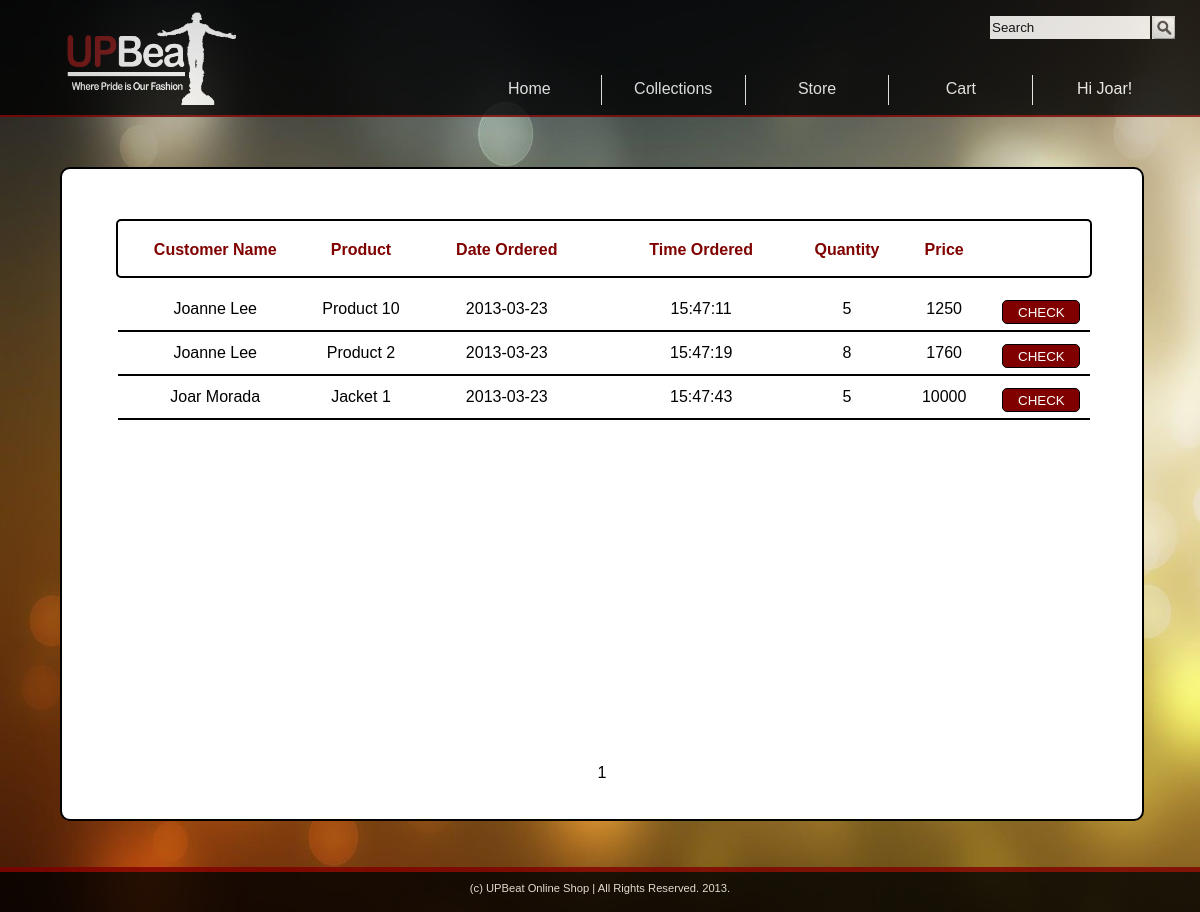
Page /upbeat.com/vieworders.php?start=0&page=1 (signed in) on the committed database.
### tables this page shows
CREATE TABLE IF NOT EXISTS `orderr` (
  `id` int(6) unsigned NOT NULL AUTO_INCREMENT,
  `prod_id` int(5) NOT NULL,
  `custom_id` int(6) NOT NULL,
  `quantity` int(10) NOT NULL,
  `price` int(20) NOT NULL,
  `is_delivered` text NOT NULL,
  `date_ordered` date NOT NULL,
  `time_ordered` time NOT NULL,
  PRIMARY KEY (`id`)
);

CREATE TABLE IF NOT EXISTS `customer` (
  `id` int(6) unsigned NOT NULL AUTO_INCREMENT,
  `fname` varchar(50) NOT NULL,
  `lname` varchar(20) NOT NULL,
  `username` varchar(20) NOT NULL,
  `email` varchar(50) NOT NULL,
  `address` varchar(50) NOT NULL,
  `contact` decimal(11,0) NOT NULL,
  `password` varchar(50) NOT NULL,
  `type` varchar(20) NOT NULL,
  PRIMARY KEY (`id`)
);

CREATE TABLE IF NOT EXISTS `product` (
  `id` int(5) unsigned NOT NULL AUTO_INCREMENT,
  `code` varchar(10) NOT NULL,
  `image` varchar(100) NOT NULL,
  `description` text NOT NULL,
  `gender_type` enum('Male','Female') NOT NULL,
  `shirt_type` enum('Jacket','T-Shirt') NOT NULL,
  `available` varchar(10) NOT NULL,
  PRIMARY KEY (`id`)
);

### upbeat.com/products.php (called while the page is built, shortened)
<?php
	$ordersarray = mysql_query("SELECT COUNT(id) from orderr where is_delivered = 'NO'");
	$totalorders = mysql_fetch_array($ordersarray);
	$orders = $totalorders[0];
	if ($orders%10 == 0) $orderpages = ($orders/10)%(($orders/10)+1);
	else $orderpages = ($orders/10)%(($orders/10)+1)+1;
?>

### upbeat.com/vieworders.php (the view, shortened to what this page needs)
<?php
	include("products.php");
	$first = $_GET['start'];
	$spage = $_GET['page'];
	$orderlist = array();
	$customlist = array();
	$productlist = array();
	$result = mysql_query("SELECT * from orderr where is_delivered = 'NO'");
	$numorders = 0;
	while ($row = mysql_fetch_array($result, MYSQL_NUM))
	{
		$numorders++;
		array_push($orderlist, $row[0]);
		array_push($customlist, $row[2]);
		array_push($productlist, $row[1]);
	}
?>
<html>
	<head>
		<link rel = "stylesheet" type = "text/css" href = "CSS/local.css">
		<link rel = "stylesheet" type = "text/css" href = "CSS/order.css">
	</head>
	<body>
		<div id = 'header'>
			<form name = 'searchform' method = 'post' action = 'store.php?cat=search&start=0&page=1'>
				<div id = 'srchline'>
					<input id = 'sbutton' type = 'submit' name = 'sbutton' value = ''/>
					<input id = 'stxtbox' type = 'text' name = 'stxtbox' value = 'Search' />
				</div>
			</form>
			<div id = 'menuline'>
				<ul id = 'menulist'>
					<li id = 'last'>
						<?php
							if (isset($_SESSION['uname'])){ echo "Hi ".$_SESSION['fname']."!";}
							else echo "Log in";
						?>
					</li>
					<li><a class = 'link' href = 'viewcart.php'>Cart</a></li>
					<li><a class = 'link' href = 'store.php?cat=all&start=0&page=1'>Store</a></li>
					<li><a class = 'link' href = 'collections.php'>Collections</a></li>
					<li id = 'home'>
						<?php
							if(isset($_SESSION['type']))
							{
								if(strcmp($_SESSION['type'], "administrator") == 0)
									echo "<a class = 'link' href = 'admin.php'>Home</a>";
								else echo "<a class = 'link' href = 'home.php'>Home</a>";
							}
							else echo "<a class = 'link' href = 'home.php'>Home</a>";
						?>
					</li>
				</ul>
			</div>
			<div id = 'logo'></div>
		</div>
		<div id = 'maincontent'>
			<div id = 'customlist'>
				<?php
					echo "
						<ul class = 'topline'>
							<li>Customer Name</li>
							<li class = 'smallcol'>Product</li>
							<li>Date Ordered</li>
							<li>Time Ordered</li>
							<li class = 'smallcol'>Quantity</li>
							<li class = 'smallcol'>Price</li>
						</ul>
					";
					if ($spage == $orderpages) $limit = $first+($orders%10);
					else $limit = $first+10;
					if($numorders > 0){
					for ($i = $first; $i < $limit; $i++)
					{
						$result1 = mysql_query("SELECT * from orderr where id = ".$orderlist[$i]);
						$result2 = mysql_query("SELECT * from customer where id = ".$customlist[$i]);
						$result3 = mysql_query("SELECT * from product where id = ".$productlist[$i]);
						$row1 = mysql_fetch_array($result1);
						$row2 = mysql_fetch_array($result2);
						$row3 = mysql_fetch_array($result3);
						echo "<ul class = 'line'>
								<li>".$row2[1]." ".$row2[2]."</li>
								<li class = 'smallcol'>".$row3[1]."</li>
								<li>".$row1[6]."</li>
								<li>".$row1[7]."</li>
								<li class = 'smallcol'>".$row1[3]."</li>
								<li class = 'smallcol'>".$row1[4]."</li>
								<li class = 'smallcol'>
									<a class = 'links' href = 'process.php?approve=1&oid=".$row1[0]."'><input id ='check' type = 'submit' name = 'check' value = 'CHECK'/></a>
								</li>
							</ul>
						";
					}
					}
					else
					{
						echo "<ul class = 'line'><li>No orders!</li><li></li><li></li><li></li><li></li></ul>";
					}
					echo "<div id = 'custompage'>";
						for ($i = 1; $i <= $orderpages; $i++)
						{
							$first = 10*($i-1);
							echo "<a class = 'link' href = 'vieworders.php?start=".$first."&page=".$i."'> ".$i." </a>";
						}
					echo "</div>";
				?>
			</div>
		</div>
		<div id = 'footer'>(c) UPBeat Online Shop | All Rights Reserved. 2013.</div>
	</body>
</html>

### upbeat.com/CSS/local.css (style rules this page uses)
body { margin: auto; min-width: 1000px; font-family: arial; max-width: 1500px; overflow: auto; background-size: 100% 100%; background-image: url("../IMAGES/colorful.jpg"); background-attachment: fixed; }
#header { margin: auto; float: left; width: 100%; height: 115px; background-color: black; color: white; opacity: 0.8; border-bottom: 2px solid maroon; }
#menuline { margin-top: 35px; float: right; text-align: right; width: 100%; height: 30px; }
ul#menulist { float: right; margin-top: 0%; padding: 0%; color: black; margin-right: 2%; width: 70%; height: 30px; font-family: arial; }
ul#menulist li { float: right; width: 17%; height: 25px; font-size: 100%; font-family: Arial; list-style: none; text-align: center; padding-top: 5px; color: white; border-right: 1px solid white; }
ul#menulist li#last { border-right: 0px; }
#srchline { float: right; margin-top: 15px; margin-right: 2%; width: 18%; height: 25px; text-align: center; }
#logo { margin-left: 5%; top: 5px; position: absolute; width: 180px; height: 110px; background-repeat: no-repeat; background-size: 98% 98%; background-image: url("../IMAGES/wlogo.png"); }
#stxtbox { width: 75%; height: 25px; float: right; border: 1px solid black; }
#sbutton { width: 25px; margin: 0%; float: right; padding: 0%; height: 25px; border: 1px solid black; background-size: 25px 25px; background-image: url("../IMAGES/sbutton.png"); }
#footer { float: left; padding-top: 10px; font-size: 70%; opacity: 0.8; font-family: arial; width: 100%; text-align: center; border-top: 5px solid maroon; color: white; height: 30px; background-color: black; }
a.link { list-style: none; text-decoration: none; color: inherit; }

### upbeat.com/CSS/order.css (style rules this page uses)
#maincontent { float: left; width: 100%; height: 750px; }
#customlist { float: left; margin-top: 50px; margin-left: 5%; padding-top: 50px; width: 90%; height: 600px; border-radius: 10px; border: 2px solid black; background-color: white; }
ul.line { float: left; width: 90%; padding: 0%; height: 40px; margin: 0%; margin-left: 5%; border-radius: 5px; border: 2px solid white; }
ul.topline { float: left; width: 90%; padding: 0%; height: 55px; margin: 0%; font-weight: bold; margin-left: 5%; color: maroon; border-radius: 5px; background-color: white; border: 2px solid black; margin-bottom: 10px; }
ul.topline li { float: left; width: 20%; height: 55px; list-style: none; padding-top: 20px; text-align: center; }
ul.line li { float: left; width: 20%; height: 30px; list-style: none; padding-top: 10px; text-align: center; box-shadow: 0px 2px 0px 0px black; }
ul.line li.smallcol, ul.topline li.smallcol { width: 10%; }
#custompage { position: absolute; margin-top: 545px; margin-left: 5%; width: 80%; height: 30px; text-align: center; }
#check { width: 80%; height: 80%; color: white; border-radius: 5px; padding: 0%; border: 1px solid black; background-color: maroon; }

### rows in the picture
orderr: customer.fname "Joanne", customer.lname "Lee", product.code "Product 10", date_ordered "2013-03-23", time_ordered "15:47:11", quantity "5", price "1250"
orderr: customer.fname "Joanne", customer.lname "Lee", product.code "Product 2", date_ordered "2013-03-23", time_ordered "15:47:19", quantity "8", price "1760"
orderr: customer.fname "Joar", customer.lname "Morada", product.code "Jacket 1", date_ordered "2013-03-23", time_ordered "15:47:43", quantity "5", price "10000"

### other values in the picture
$_SESSION['fname'] "Joar"
